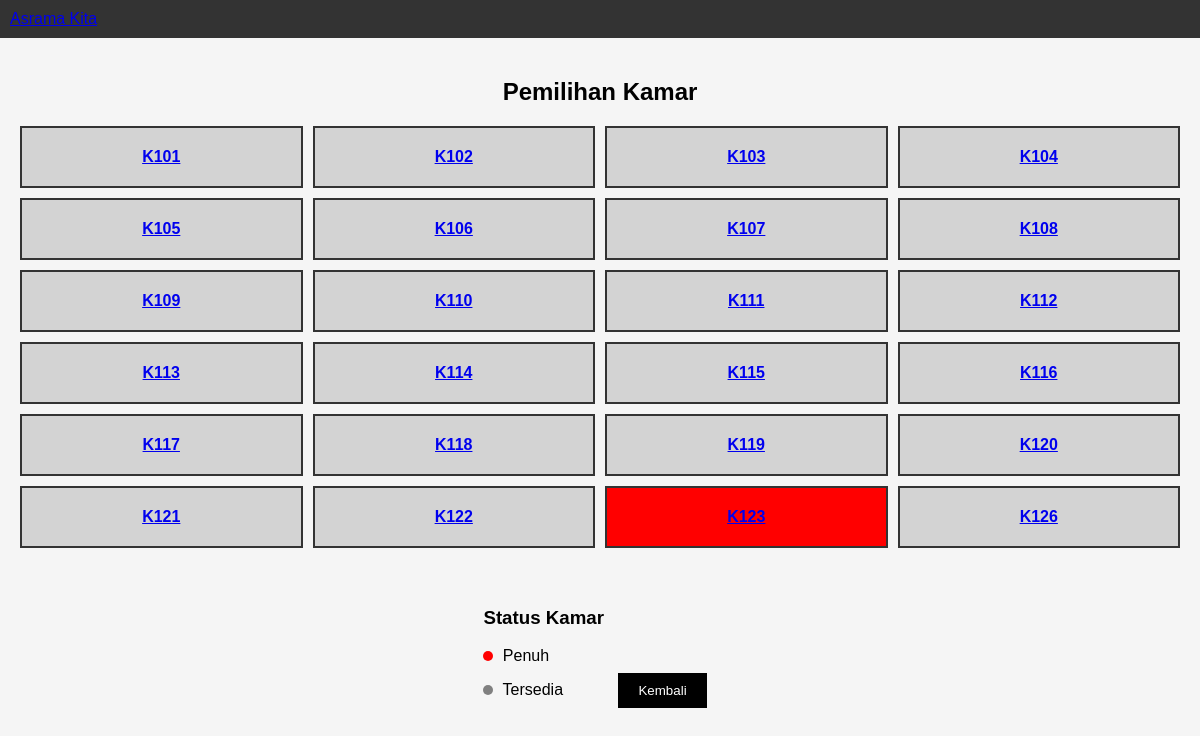
Page /kamar.php on the committed database.
### tables this page shows
CREATE TABLE `kamar` (
  `id` int(11) NOT NULL,
  `kode_kamar` varchar(10) NOT NULL,
  `kapasitas` int(11) DEFAULT 3,
  `terisi` int(11) DEFAULT 0
);

### kamar.php (the view, shortened to what this page needs)
<?php
include 'db.php';
$query = "SELECT * FROM kamar";
$result = mysqli_query($conn, $query);
?>
<!DOCTYPE html>
<html lang="en">
<head>
    <link rel="stylesheet" href="styles.css">
</head>
<body>
    <div class="header">
    <a href="home.php" class="logo">
            <i class="fa-solid fa-house-user"></i> Asrama Kita
        </a>
    </div>
    <div class="content">
        <h2>Pemilihan Kamar</h2>
        <div class="room-container">
            <?php while ($row = mysqli_fetch_assoc($result)) : ?>
                <?php
                $status = ($row['terisi'] >= $row['kapasitas']) ? 'penuh' : 'tersedia';
                ?>
                <div class="room <?= $status; ?>">
                    <a href="detail_kamar.php?kode=<?= $row['kode_kamar']; ?>">
                        <?= $row['kode_kamar']; ?>
                    </a>
                </div>
            <?php endwhile; ?>
        </div>
        <div class="status">
            <h3>Status Kamar</h3>
            <p><span class="red-dot"></span> Penuh</p>
            <p><span class="gray-dot"></span> Tersedia</p>
        </div>
        <button class="btn">Kembali</button>
    </div>
</body>
</html>

### styles.css (style rules this page uses)
body { font-family: Arial, sans-serif; margin: 0; padding: 0; background-color: #f5f5f5; }
.header { background-color: #333; color: white; padding: 10px; text-align: left; }
.content { padding: 20px; text-align: center; }
.room-container { display: grid; grid-template-columns: repeat(4, 1fr); gap: 10px; margin: 20px auto; }
.room { padding: 20px; background-color: #ccc; border: 2px solid #333; text-align: center; font-weight: bold; cursor: pointer; }
.room.penuh { background-color: red; color: white; }
.room.tersedia { background-color: lightgray; }
.status { text-align: left; margin: 20px auto; display: inline-block; }
.red-dot, .gray-dot { display: inline-block; width: 10px; height: 10px; border-radius: 50%; margin-right: 5px; }
.red-dot { background-color: red; }
.gray-dot { background-color: gray; }
.btn { margin: 10px; padding: 10px 20px; background-color: black; color: white; border: none; cursor: pointer; }

### rows in the picture
kamar: kode_kamar "K101"
kamar: kode_kamar "K102"
kamar: kode_kamar "K103"
kamar: kode_kamar "K104"
kamar: kode_kamar "K105"
kamar: kode_kamar "K106"
kamar: kode_kamar "K107"
kamar: kode_kamar "K108"
kamar: kode_kamar "K109"
kamar: kode_kamar "K110"
kamar: kode_kamar "K111"
kamar: kode_kamar "K112"
kamar: kode_kamar "K113"
kamar: kode_kamar "K114"
kamar: kode_kamar "K115"
kamar: kode_kamar "K116"
kamar: kode_kamar "K117"
kamar: kode_kamar "K118"
kamar: kode_kamar "K119"
kamar: kode_kamar "K120"
kamar: kode_kamar "K121"
kamar: kode_kamar "K122"
kamar: kode_kamar "K123"
kamar: kode_kamar "K126"
